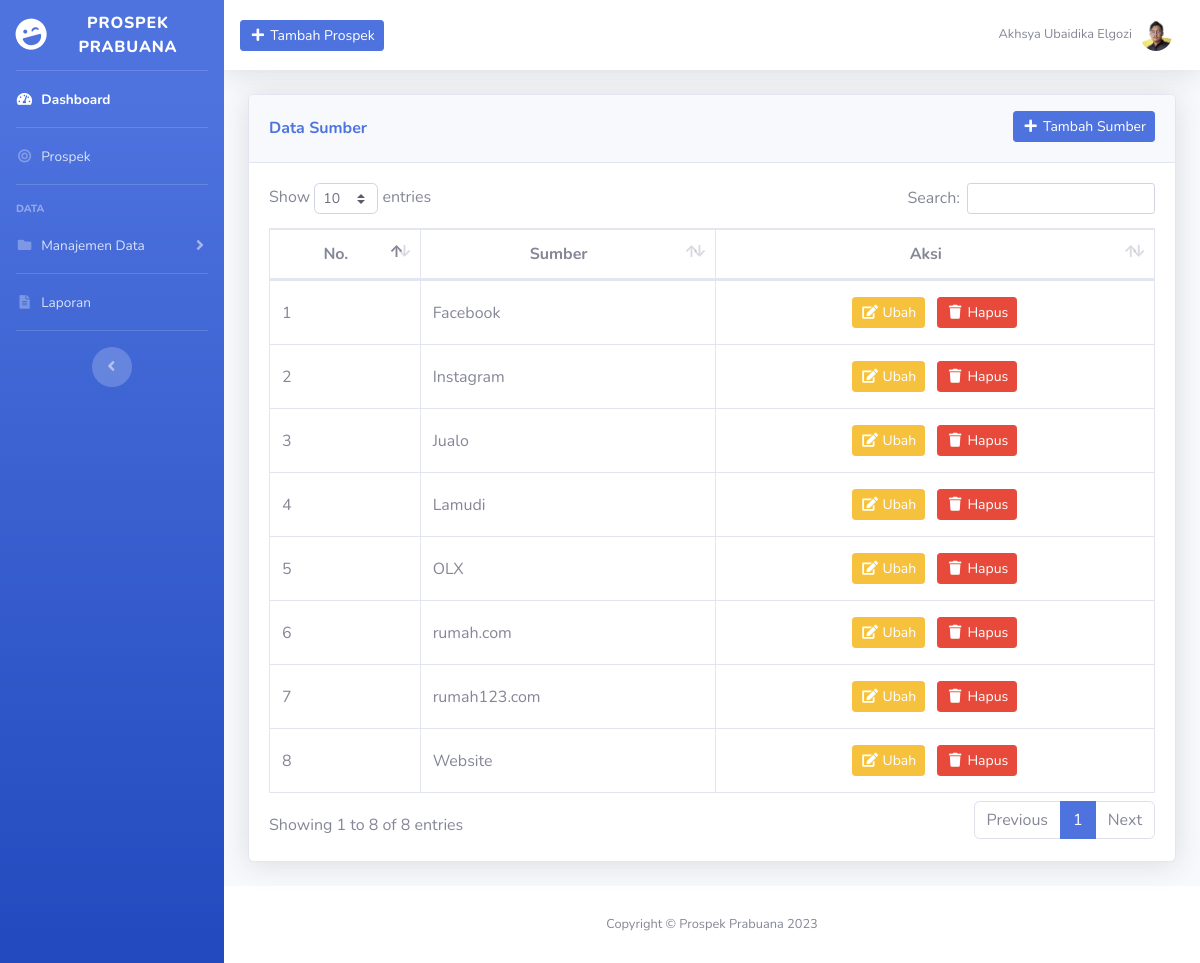
Screenshot of /sumber.php with the database file from the repository.
### tables this page shows
CREATE TABLE `sumber` (
  `id_sumber` int(11) NOT NULL,
  `sumber` varchar(50) NOT NULL,
  `warna_hex` varchar(10) NOT NULL
);

### sumber.php (the view, shortened to what this page needs)
<?php
    require_once 'koneksi.php';
    $sumber = mysqli_query($koneksi, "SELECT * FROM sumber ORDER BY sumber ASC");
?>
<!DOCTYPE html>
<html lang="en">
<head>
    <?php include_once 'include/head.php'; ?>
</head>
<body id="page-top">
    <div id="wrapper">
        <?php include_once 'include/sidebar.php'; ?>
        <div id="content-wrapper" class="d-flex flex-column">
            <div id="content">
                <?php include_once 'include/topbar.php'; ?>
                <div class="container-fluid">
                    <div class="align-items-center justify-content-between mb-4">
                        <div class="card shadow mb-4">
                            <div class="card-header py-3">
                                <div class="row">
                                    <div class="col head-left">
                                        <h6 class="mt-2 font-weight-bold text-primary">Data Sumber</h6>
                                    </div>
                                    <div class="col head-right">
                                        <button type="button" class="btn btn-sm btn-primary"  data-toggle="modal" data-target="#tambahSumberModal"><i class="fas fa-fw fa-plus"></i> Tambah Sumber</button>
                                    </div>
                                </div>
                            </div>
                            <div class="card-body">
                                <div class="table-responsive">
                                    <table class="table table-bordered" id="dataTable" cellspacing="0">
                                        <thead>
                                            <tr class="text-center">
                                                <th>No.</th>
                                                <th>Sumber</th>
                                                <th>Aksi</th>
                                            </tr>
                                        </thead>
                                        <tbody>
                                            <?php $i = 1; ?>
                                            <?php foreach ($sumber as $ds): ?>
                                                <tr>
                                                    <td class="align-middle"><?= $i++; ?></td>
                                                    <td class="align-middle"><?= $ds['sumber']; ?></td>
                                                    <td class="text-center align-middle">
                                                        <a class="btn btn-sm btn-warning text-white m-1" data-toggle="modal" data-target="#ubahSumberModal<?= $ds['id_sumber']; ?>"><i class="fas fa-fw fa-edit"></i> Ubah</a>
                                                        <a data-nama="<?= $ds['sumber']; ?>" class="btn-delete btn btn-sm btn-danger text-white m-1" href="hapus_sumber.php?id_sumber=<?= $ds['id_sumber']; ?>"><i class="fas fa-fw fa-trash"></i> Hapus</a>
                                                    </td>
                                                </tr>
                                            <?php endforeach ?>
                                        </tbody>
                                    </table>
                                </div>
                            </div>
                        </div>
                    </div>
                </div>
            </div>
            <?php include_once 'include/footer.php'; ?>
        </div>
    </div>
</body>
</html>

### css/style.css (style rules this page uses)
.head-left { text-align: left; }
.head-right { text-align: right; }

### rows the page displays
sumber: sumber "Facebook"
sumber: sumber "Instagram"
sumber: sumber "Jualo"
sumber: sumber "Lamudi"
sumber: sumber "OLX"
sumber: sumber "rumah.com"
sumber: sumber "rumah123.com"
sumber: sumber "Website"
